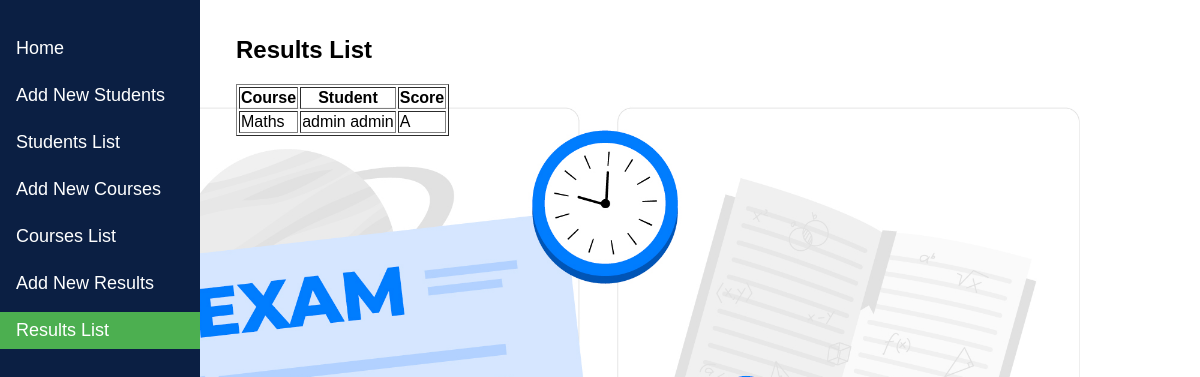
Screenshot of /result_list/ with the database file from the repository.
### result_management/models.py (models this page shows, shortened)
class Result(models.Model):
    student = models.ForeignKey(Student, on_delete=models.CASCADE)
    course = models.ForeignKey(Course, on_delete=models.CASCADE)
    score_choices = [
        ('A', 'A'),
        ('B', 'B'),
        ('C', 'C'),
        ('D', 'D'),
        ('E', 'E'),
        ('F', 'F'),
    ]
    score = models.CharField(max_length=1, choices=score_choices)

class Course(models.Model):
    name = models.CharField(max_length=100)

class Student(models.Model):
    first_name = models.CharField(max_length=100)
    family_name = models.CharField(max_length=100)
    date_of_birth = models.DateField()
    email = models.EmailField(unique=False)
    def __str__(self):
        return f"{self.first_name} {self.family_name}"

### result_management/views.py (the view)
# urls.py: path('result_list/', views.result_list, name='result_list'),
def result_list(request):
    results = Result.objects.all()
    return render(request, 'result_management/result_list.html', {'results': results})

### result_management/templates/result_management/result_list.html (shortened to what this page needs)
{% extends 'result_management/base.html' %}
{% block content %}
  <h2>Results List</h2>
  <table border="1">
    <thead>
      <tr>
        <th>Course</th>
        <th>Student</th>
        <th>Score</th>
      </tr>
    </thead>
    <tbody>
      {% for result in results %}
        <tr>
          <td>{{ result.course.name }}</td>
          <td>{{ result.student }}</td>
          <td>{{ result.score }}</td>
        </tr>
      {% endfor %}
    </tbody>
  </table>
{% endblock %}

### rows the page displays
Result: course.name "Maths", student "admin admin", score "A"
